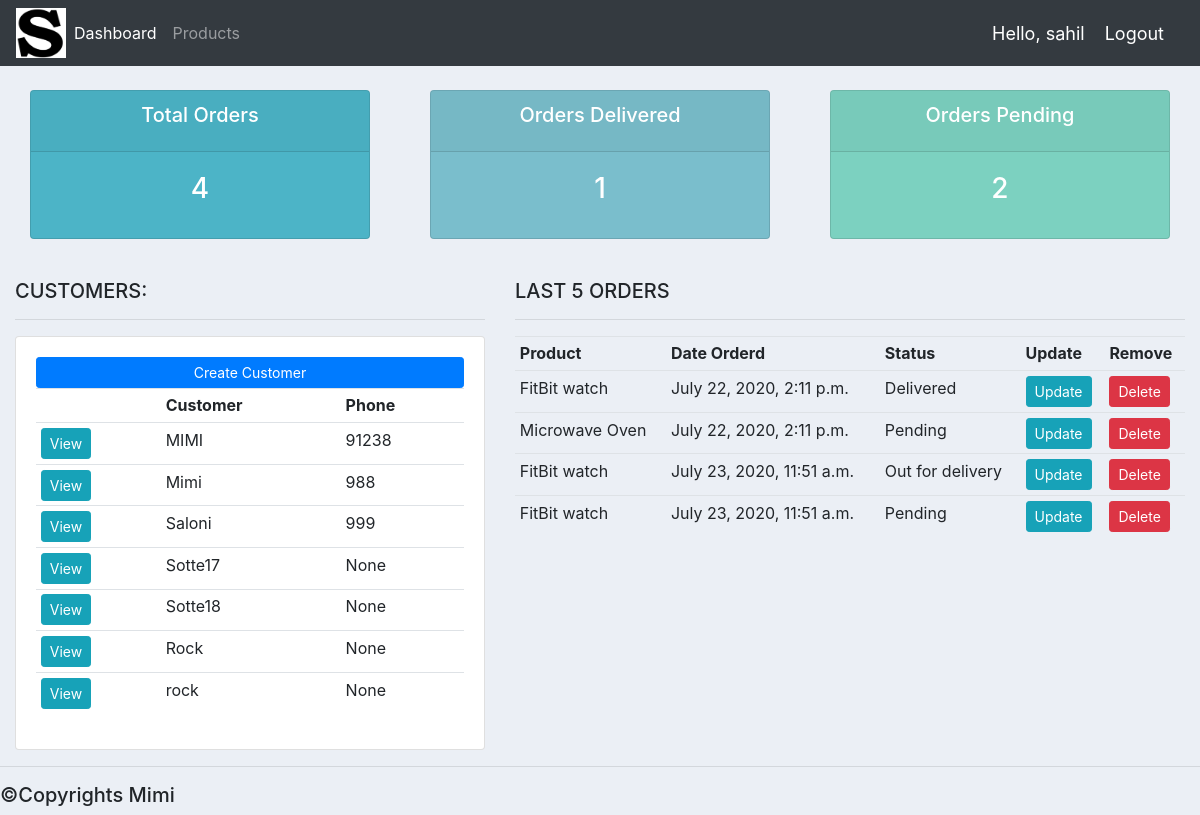
The app's page / (signed in) with its own data.
### Accounts/models.py (models this page shows, shortened)
class Customer(models.Model):
	user=models.OneToOneField(User,on_delete=models.CASCADE,null=True)
	name = models.CharField(max_length=200, null=True)
	phone = models.CharField(max_length=200, null=True)
	email = models.CharField(max_length=200, null=True)
	profile_pic = models.ImageField(default="profile1.png", null=True, blank=True)
	date_created = models.DateTimeField(auto_now_add=True, null=True)

class Order(models.Model):
	STATUS = (
			('Pending', 'Pending'),
			('Out for delivery', 'Out for delivery'),
			('Delivered', 'Delivered'),
			)
	customer = models.ForeignKey(Customer, null=True, on_delete= models.SET_NULL)
	product = models.ForeignKey(Product, null=True, on_delete= models.SET_NULL)
	date_created = models.DateTimeField(auto_now_add=True, null=True)
	status = models.CharField(max_length=200, null=True, choices=STATUS)

class Product(models.Model):
	CATEGORY = (
			('Indoor', 'Indoor'),
			('Out Door', 'Out Door'),
			)
	name = models.CharField(max_length=200, null=True)
	price = models.FloatField(null=True)
	category = models.CharField(max_length=200, null=True, choices=CATEGORY)
	description = models.CharField(max_length=200, null=True, blank=True)
	date_created = models.DateTimeField(auto_now_add=True, null=True)
	tags = models.ManyToManyField(Tag)
	def __str__(self):
		return self.name

### Accounts/decorators.py (the view)
	def wrapper_function(request, *args, **kwargs):
		group = None
		if request.user.groups.exists():
			group = request.user.groups.all()[0].name
		if group == 'customer':
			return redirect('user-page')
		if group == 'admin':
			return view_func(request, *args, **kwargs)

### Accounts/views.py (called while the page is built)
@login_required(login_url='login')
@admin_only
def home(request):
	orders = Order.objects.all()
	customers = Customer.objects.all()
	total_customers = customers.count()
	total_orders = orders.count()
	delivered = orders.filter(status='Delivered').count()
	pending = orders.filter(status='Pending').count()
	context = {'orders':orders, 'customers':customers,
	'total_orders':total_orders,'delivered':delivered,
	'pending':pending }
	return render(request, 'Accounts/dashboard.html', context)

### Accounts/templates/Accounts/dashboard.html
{%  extends 'Accounts/main.html' %}
{% block content %}
{%  include 'Accounts/status.html' %}
<br>
<div class="row">
	<div class="col-md-5">
		<h5>CUSTOMERS:</h5>
		<hr>
		<div class="card card-body">
			<a class="btn btn-primary  btn-sm btn-block" href="">Create Customer</a>
			<table class="table table-sm">
				<tr>
					<th></th>
					<th>Customer</th>
					<th>Phone</th>
				</tr>
				{% for customer in customers %}
					<tr>
						<td><a class="btn btn-sm btn-info" href="{% url 'customer' customer.id %}">View</a></td>
						<td>{{customer.name}}</td>
						<td>{{customer.phone}}</td>
					</tr>
				{% endfor %}
			</table>
		</div>
	</div>
	<div class="col-md-7">
		<h5>LAST 5 ORDERS</h5>
		<hr>
			<table class="table table-sm">
				<tr>
					<th>Product</th>
					<th>Date Orderd</th>
					<th>Status</th>
					<th>Update</th>
					<th>Remove</th>
				</tr>
				{% for order in orders %}
					<tr>
						<td>{{order.product}}</td>
						<td>{{order.date_created}}</td>
						<td>{{order.status}}</td>
						<td><a class="btn btn-sm btn-info" href="{% url 'update_order' order.id%}">Update</a></td>
						<td><a class="btn btn-sm btn-danger"href="{% url 'delete_order' order.id%}">Delete</a></td>
					</tr>
				{% endfor %}
			</table>
		</div>
	</div>
</div>
{% endblock %}

### Accounts/templates/Accounts/nav.html (shortened to what this page needs)
{% load static %}
<nav class="navbar navbar-expand-lg navbar-dark bg-dark">
 <img src="{% static 'images/im1.png' %}" width='50px' height='50px'>
  <div class="collapse navbar-collapse" id="navbarNav">
    <ul class="navbar-nav">
      {% if request.user.is_staff %}
      <li class="nav-item active">
        <a class="nav-link" href="{% url 'home' %}">Dashboard</a>
      </li>
      <li class="nav-item">
        <a class="nav-link" href="{% url 'products' %}">Products</a>
      </li>
      {% else %}
       <li class="nav-item">
        <a class="nav-link" href="{% url 'account' %}">Settings</a>
      </li>
      {% endif %}
    </ul>
  </div>
  <span class="hello-msg">Hello, {{request.user}}</span>
  <span ><a  class="hello-msg" href="{% url 'logout' %}">Logout</a></span>
</nav>

### static/css/main.css (style rules this page uses)
body { background-color: #ebeff5; }

### Accounts/templates/Accounts/nav.html (style rules this page uses)
.hello-msg { font-size: 18px; color: #fff; margin-right: 20px; }

### records on screen
Customer: name "MIMI", phone "91238"
Customer: name "Mimi", phone "988"
Customer: name "Saloni", phone "999"
Customer: name "Sotte17", phone "None"
Customer: name "Sotte18", phone "None"
Customer: name "Rock", phone "None"
Customer: name "rock", phone "None"
Order: product "FitBit watch", date_created "July 22, 2020, 2:11 p.m.", status "Delivered"
Order: product "Microwave Oven", date_created "July 22, 2020, 2:11 p.m.", status "Pending"
Order: product "FitBit watch", date_created "July 23, 2020, 11:51 a.m.", status "Out for delivery"
Order: product "FitBit watch", date_created "July 23, 2020, 11:51 a.m.", status "Pending"

### other values on screen
{{ request.user }} "sahil"
{{ total_orders }} "4"
{{ delivered }} "1"
{{ pending }} "2"
